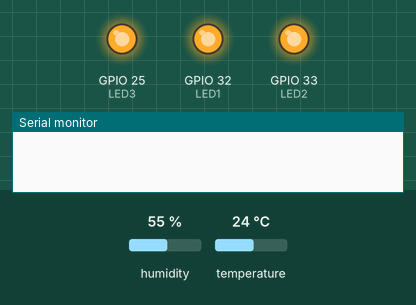
A sketch run on a simulated ESP32. Parts: output pins drawn as LEDs (lit = HIGH), the last lines printed to the serial monitor. The test bench sets the inputs (shaded band); at power-on: humidity 55 %, temperature 24 °C.

Above: at 0.05 s.
At 0.95 s:
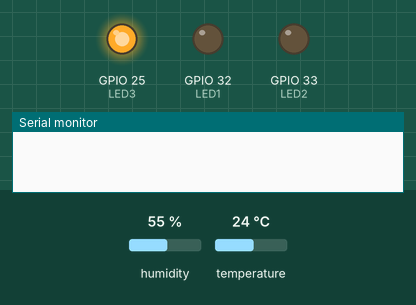
At 1.45 s:
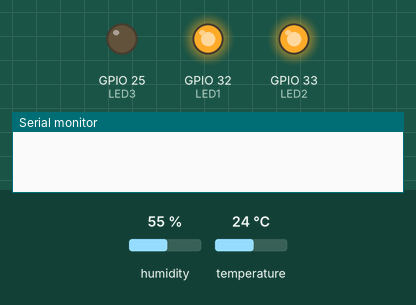
At 1.95 s:
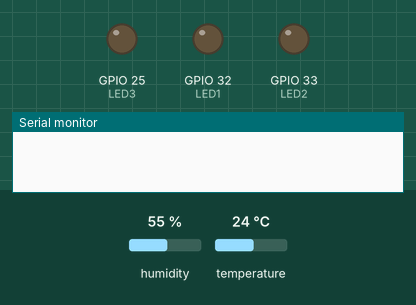
At 3.15 s:
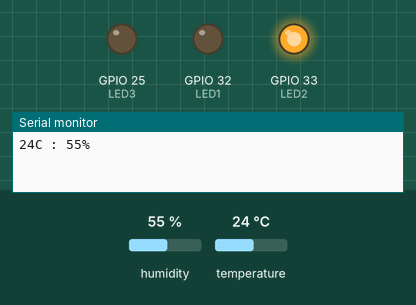
At 4.35 s:
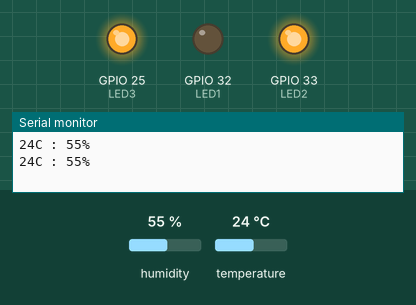
Timing chart, 0 to 4.7 s (numbered marks = the images above):
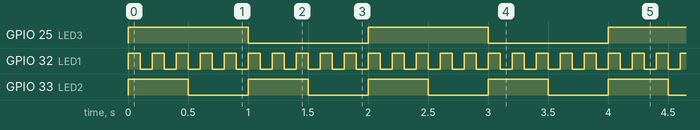

Measured:
- by itself, GPIO 25 (LED3): alternates HIGH for 1.0 s and LOW for 1.0 s
- by itself, GPIO 32 (LED1): alternates HIGH for 0.10 s and LOW for 0.10 s
- by itself, GPIO 33 (LED2): alternates HIGH for 0.50 s and LOW for 0.50 s

The sketch:

EX3_MultiTasking_FreeRTOS_DHT22.ino
```cpp
/*
 * EX3_MultiTasking_FreeRTOS_DHT22
 * การแบ่ง task ทำงาน โดยควบคุมหลอดไฟ LED กระพริบคนละจังหวะ
 * และอ่านค่าอุณหภูมิและความชื้นจากเซนเซอร์ DHT22 มาแสดงผลในคอนโซล
 */

///-------------------ตั้งค่าที่นี่------------------///

#define LED1 32
#define LED2 33
#define LED3 25 //build-in LED on board
#define DHTTYPE dht22
#define DHTPIN 21

///------------------------------------------///

#include <SimpleDHT.h>          //โหลดไลบารี่ dht22
SimpleDHT22 DHTTYPE;              //ระบุรุ่นเซ็นเซอร์รุ่น dht22
byte temperature = 0;           //กำหนดตัวแปรเก็บค่าอุณหภูมิ
byte humidity = 0;              //กำหนดตัวแปรเก็บค่าความชื้นสัมสัทธ์

///------------------------------------------///
void Task1(void *p){
  pinMode(LED1, OUTPUT);
  while(1) {
    digitalWrite(LED1, !digitalRead(LED1));
    vTaskDelay(100 / portTICK_PERIOD_MS); }
}

///------------------------------------------///
void Task2(void *p){
  pinMode(LED2, OUTPUT);
  while(1) {
    digitalWrite(LED2, !digitalRead(LED2));
    vTaskDelay(500 / portTICK_PERIOD_MS); }
}

///------------------------------------------///
void Task3(void *p){
  pinMode(LED3, OUTPUT);
  while(1) {
    digitalWrite(LED3, !digitalRead(LED3));
    vTaskDelay(1000 / portTICK_PERIOD_MS); }
}

///------------------------------------------///
void Task4(void *p){
  while(1) {
  dht22.read(DHTPIN, &temperature, &humidity, NULL);
  vTaskDelay(2000 / portTICK_PERIOD_MS);
  Serial.print(temperature);                      //แสดงค่าอุณหภูมิที่ได้ลงบนคอนโซล
  Serial.print("C : ");
  Serial.print(humidity);                         //แสดงค่าความชื้นสัมพัทธ์ที่ได้ลงบนคอนโซล
  Serial.println("%"); }
}

void setup() {
  Serial.begin(115200);
  xTaskCreate(&Task1, "Task1", 1024, NULL, 10, NULL);
  xTaskCreate(&Task2, "Task2", 1024, NULL, 10, NULL);
  xTaskCreate(&Task3, "Task3", 1024, NULL, 10, NULL);
  xTaskCreatePinnedToCore(&Task4,"Task4",10000,NULL,10,NULL,1);
}

void loop() {
}
```
